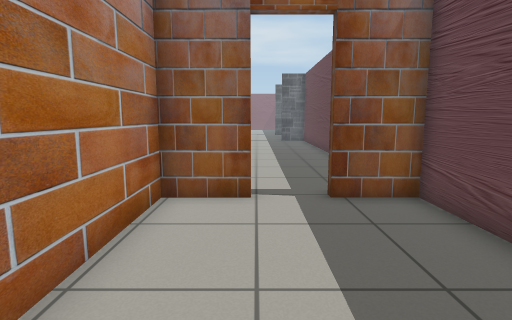
[1] (above)

23 first-person views from a walk through a world built for the Gazebo simulator. The camera is 0.9 m above the floor, tilts 8° down and sees 80° across. The lines on the ground mark 1 m squares. The floor is counted in squares, 0.5 m on a side. Each view is taken from the middle of a square. On the plan, view 1 faces up. The plan holds only what a view shows up to about 16 squares ahead; the rest is blank. The place goes on beyond the plan. Some stock models are drawn as simple stand-ins.

[2]
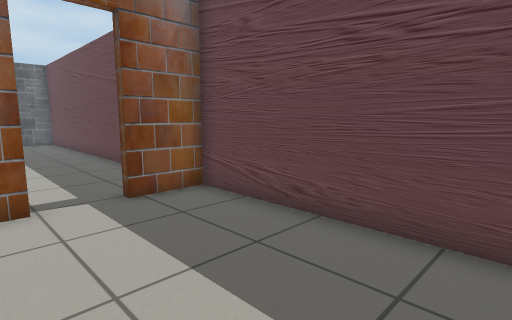

[3]
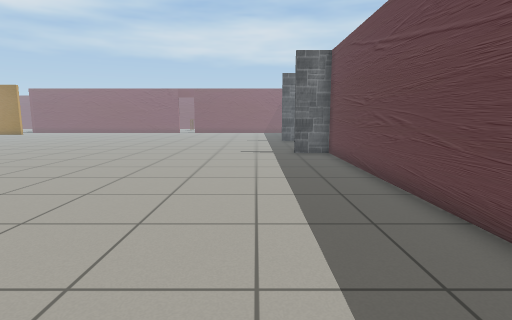

[4]
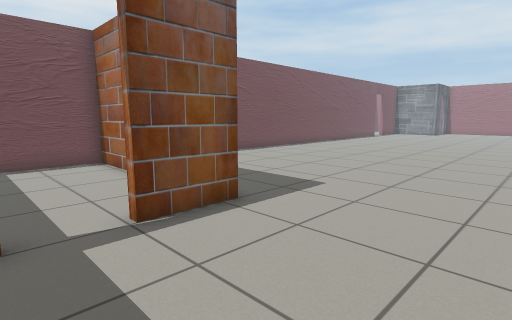

[5]
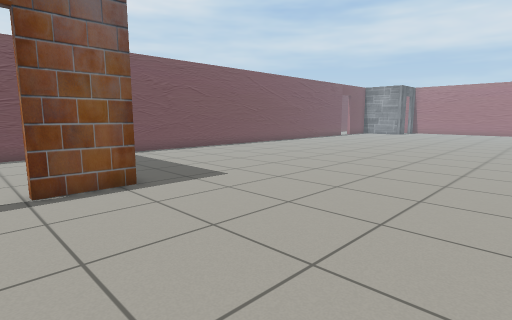

[6]
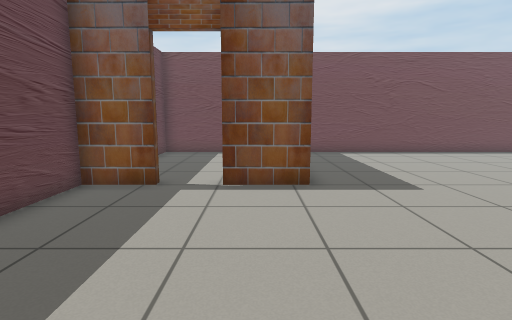

[7]
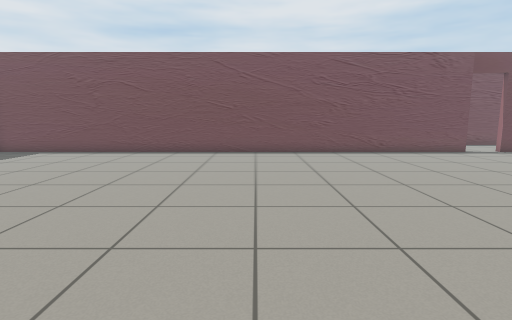

[8]
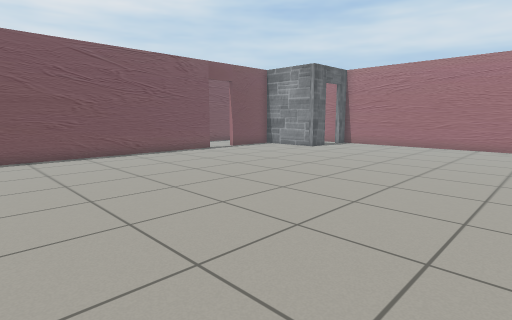

[9]
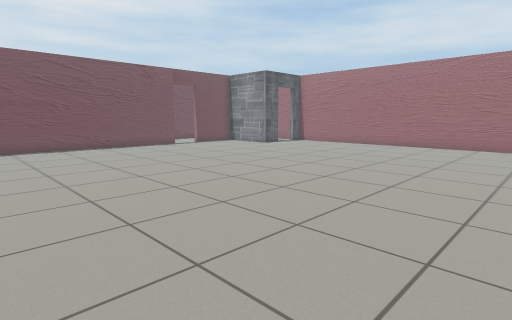

[10]
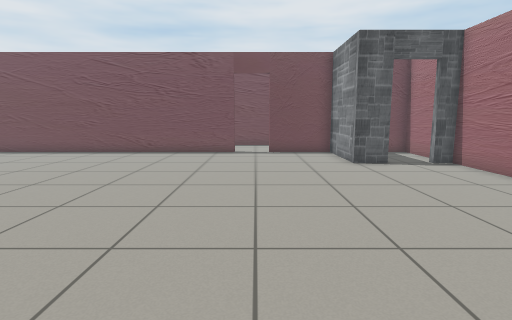

[11]
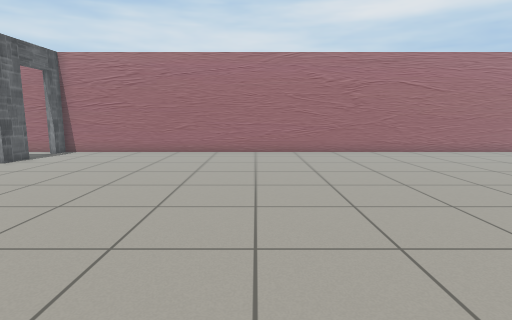

[12]
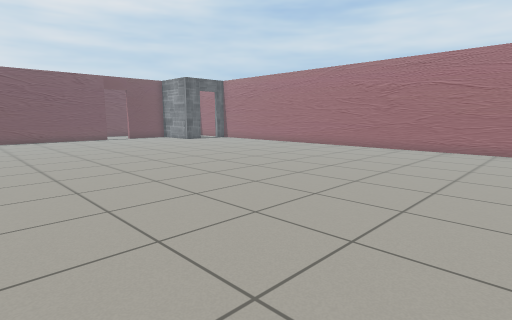

[13]
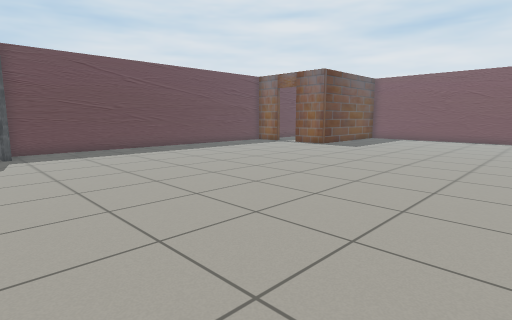

[14]
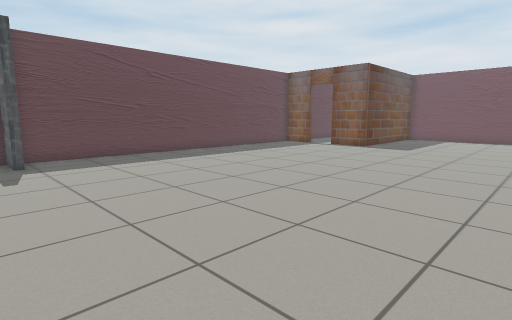

[15]
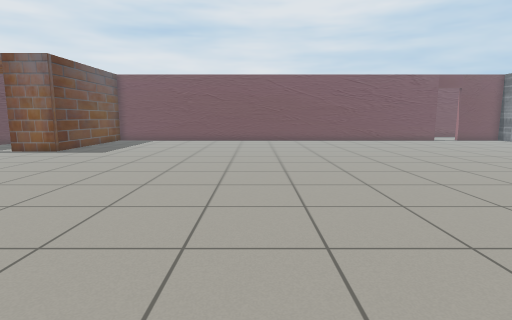

[16]
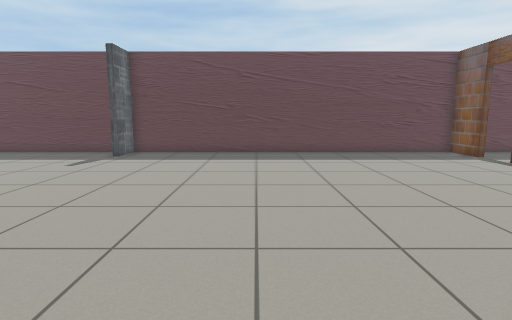

[17]
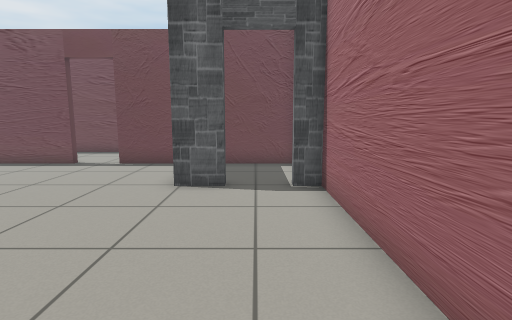

[18]
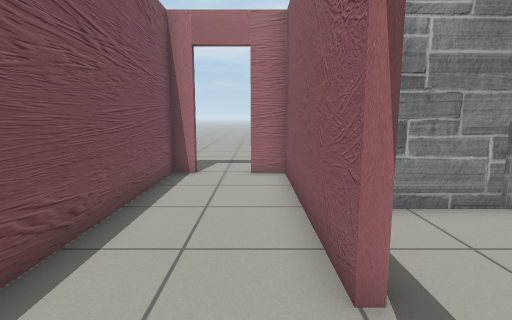

[19]
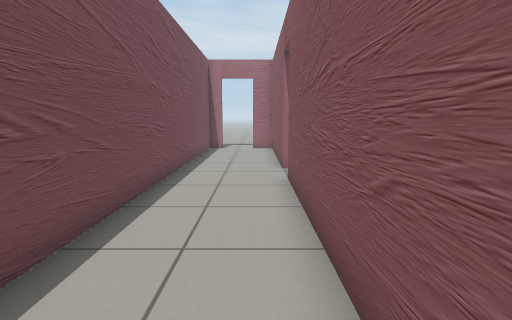

[20]
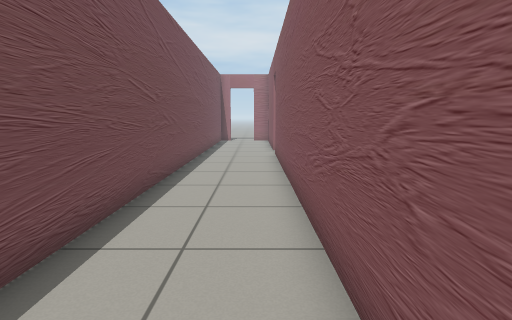

[21]
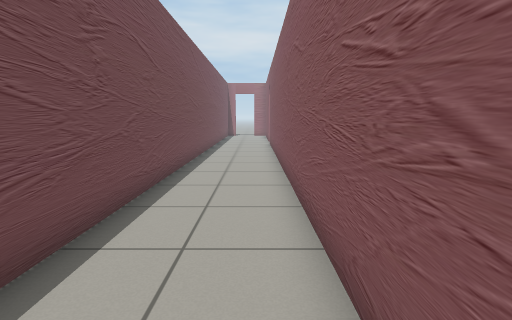

[22]
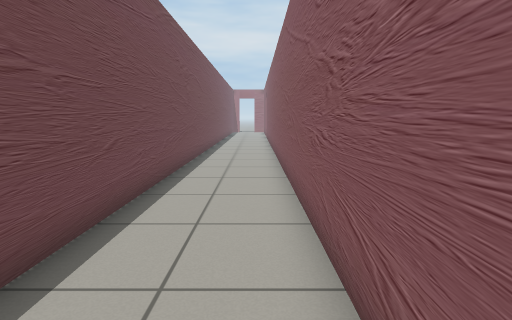

[23]
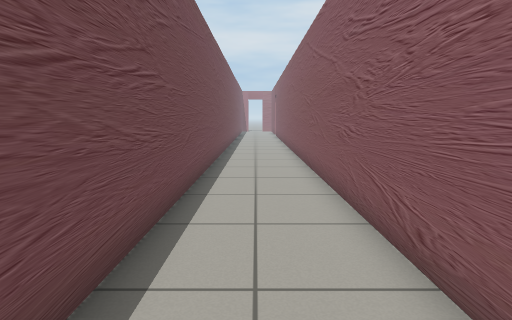

### Floor plan
Points are (right, up) in squares from view 1. A wall is a line through its corners. A room is listed if a view was taken in it or the views show most of it. See-through windows are left out.
Room 1 (views 1, 2)
walls: (0, 6.7) (-2.1, 6.7) (-2.1, -0.8) (3.7, -0.8) (3.7, 6.7) (1.6, 6.7)
ways out: open door at (0.5, 7) to room 2
Room 2 (views 3, 4, 5, 6, 7, 8, 9, 10, 11, 12, 13, 14, 15, 16, 17)
walls: (-2.5, 6.5) (-2.5, 7) (0, 7); (-27, -0.8) (-2.6, -0.8); (-33.2, 3.1) (-31.8, 3.1) (-31.8, -0.8) (-28.6, -0.8); (1.6, 7) (3.7, 7) (3.7, 23.3) (1.9, 23.3); (1.9, 23.6) (3.7, 23.6) (3.7, 25.5); (-35.7, 25.5) (-35.7, 3.1) (-35, 3.1)
ways out: open door at (0.5, 7) to room 1; open door at (-27.5, -1) to room 3; open door at (-34.5, 3) to room 4
Room 3 (views 18, 19, 20, 21, 22, 23)
walls: (-28.6, -1.1) (-35.7, -1.1) (-35.7, -2.3); (0.9, -1.1) (-27, -1.1); (-35.7, -4) (-35.7, -4.7) (1.2, -4.7)
ways out: open door at (-27.5, -1) to room 2; open door at (-36, -3.5)
Room 4 (no view inside)
walls: (-35.7, 2.4) (-35.7, -0.8) (-32.8, -0.8)
ways out: open door at (-34.5, 3) to room 2

Positions as (right, up) in squares from view 1, and headings:
1: (0, 0), facing up
2: (-1, 0), facing up-right
3: (0, 8), facing up
4: (2, 12), facing down-left
5: (1, 15), facing down-left
6: (-1, 15), facing down
7: (-16, 15), facing down
8: (-16, 14), facing down-left
9: (-16, 18), facing down-left
10: (-28, 15), facing down
11: (-20, 13), facing left
12: (-18, 25), facing down-left
13: (-14, 25), facing down-right
14: (-11, 25), facing down-right
15: (-13, 23), facing down
16: (-12, 17), facing right
17: (-34, 11), facing down
18: (-26, -2), facing left
19: (-18, -2), facing left
20: (-12, -2), facing left
21: (-6, -2), facing left
22: (1, -2), facing left
23: (3, -3), facing left
